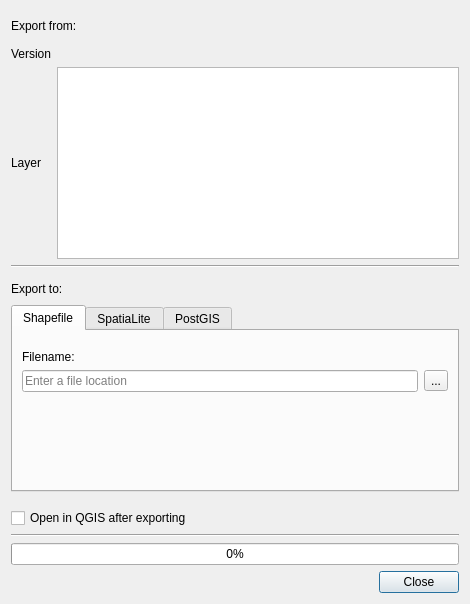
<?xml version="1.0" encoding="UTF-8"?>
<ui version="4.0">
 <class>ExportDialog</class>
 <widget class="QDialog" name="ExportDialog">
  <property name="geometry">
   <rect>
    <x>0</x>
    <y>0</y>
    <width>470</width>
    <height>604</height>
   </rect>
  </property>
  <property name="minimumSize">
   <size>
    <width>0</width>
    <height>540</height>
   </size>
  </property>
  <property name="maximumSize">
   <size>
    <width>900</width>
    <height>967</height>
   </size>
  </property>
  <property name="windowTitle">
   <string>Export</string>
  </property>
  <layout class="QVBoxLayout" name="verticalLayout_3">
   <item>
    <widget class="QWidget" name="exportWidget" native="true">
     <property name="styleSheet">
      <string>#fileImportHelp {
   color: blue;
}</string>
     </property>
     <layout class="QVBoxLayout" name="verticalLayout_4">
      <property name="margin">
       <number>0</number>
      </property>
      <item>
       <layout class="QHBoxLayout" name="horizontalLayout_15">
        <item>
         <widget class="QLabel" name="label">
          <property name="sizePolicy">
           <sizepolicy hsizetype="Fixed" vsizetype="Preferred">
            <horstretch>0</horstretch>
            <verstretch>0</verstretch>
           </sizepolicy>
          </property>
          <property name="minimumSize">
           <size>
            <width>0</width>
            <height>30</height>
           </size>
          </property>
          <property name="maximumSize">
           <size>
            <width>16777215</width>
            <height>30</height>
           </size>
          </property>
          <property name="font">
           <font>
            <weight>50</weight>
            <bold>false</bold>
           </font>
          </property>
          <property name="text">
           <string>Export from:</string>
          </property>
         </widget>
        </item>
        <item>
         <spacer name="horizontalSpacer">
          <property name="orientation">
           <enum>Qt::Horizontal</enum>
          </property>
          <property name="sizeHint" stdset="0">
           <size>
            <width>40</width>
            <height>20</height>
           </size>
          </property>
         </spacer>
        </item>
       </layout>
      </item>
      <item>
       <layout class="QHBoxLayout" name="horizontalLayout_5">
        <item>
         <widget class="QLabel" name="label_13">
          <property name="minimumSize">
           <size>
            <width>40</width>
            <height>0</height>
           </size>
          </property>
          <property name="text">
           <string>Version</string>
          </property>
         </widget>
        </item>
        <item>
         <widget class="QWidget" name="exportSnapshotWidget" native="true">
          <property name="sizePolicy">
           <sizepolicy hsizetype="MinimumExpanding" vsizetype="Preferred">
            <horstretch>0</horstretch>
            <verstretch>0</verstretch>
           </sizepolicy>
          </property>
         </widget>
        </item>
       </layout>
      </item>
      <item>
       <layout class="QHBoxLayout" name="horizontalLayout_7">
        <item>
         <widget class="QLabel" name="label_14">
          <property name="minimumSize">
           <size>
            <width>40</width>
            <height>0</height>
           </size>
          </property>
          <property name="text">
           <string>Layer</string>
          </property>
         </widget>
        </item>
        <item>
         <widget class="QListWidget" name="layersList">
          <property name="selectionBehavior">
           <enum>QAbstractItemView::SelectRows</enum>
          </property>
         </widget>
        </item>
       </layout>
      </item>
      <item>
       <widget class="Line" name="line">
        <property name="orientation">
         <enum>Qt::Horizontal</enum>
        </property>
       </widget>
      </item>
      <item>
       <spacer name="verticalSpacer_9">
        <property name="orientation">
         <enum>Qt::Vertical</enum>
        </property>
        <property name="sizeType">
         <enum>QSizePolicy::Fixed</enum>
        </property>
        <property name="sizeHint" stdset="0">
         <size>
          <width>20</width>
          <height>5</height>
         </size>
        </property>
       </spacer>
      </item>
      <item>
       <layout class="QHBoxLayout" name="horizontalLayout_32">
        <item>
         <widget class="QLabel" name="label_19">
          <property name="text">
           <string>Export to:</string>
          </property>
         </widget>
        </item>
        <item>
         <spacer name="horizontalSpacer_18">
          <property name="orientation">
           <enum>Qt::Horizontal</enum>
          </property>
          <property name="sizeType">
           <enum>QSizePolicy::MinimumExpanding</enum>
          </property>
          <property name="sizeHint" stdset="0">
           <size>
            <width>150</width>
            <height>20</height>
           </size>
          </property>
         </spacer>
        </item>
       </layout>
      </item>
      <item>
       <widget class="QTabWidget" name="exportTypeWidget">
        <property name="cursor">
         <cursorShape>ArrowCursor</cursorShape>
        </property>
        <property name="tabPosition">
         <enum>QTabWidget::North</enum>
        </property>
        <property name="tabShape">
         <enum>QTabWidget::Rounded</enum>
        </property>
        <property name="currentIndex">
         <number>0</number>
        </property>
        <property name="usesScrollButtons">
         <bool>false</bool>
        </property>
        <widget class="QWidget" name="shapefile_2">
         <attribute name="title">
          <string>Shapefile</string>
         </attribute>
         <layout class="QVBoxLayout" name="verticalLayout_2">
          <item>
           <spacer name="verticalSpacer_18">
            <property name="orientation">
             <enum>Qt::Vertical</enum>
            </property>
            <property name="sizeType">
             <enum>QSizePolicy::Fixed</enum>
            </property>
            <property name="sizeHint" stdset="0">
             <size>
              <width>20</width>
              <height>10</height>
             </size>
            </property>
           </spacer>
          </item>
          <item>
           <widget class="QLabel" name="fileBrowserLabel_3">
            <property name="sizePolicy">
             <sizepolicy hsizetype="Preferred" vsizetype="Minimum">
              <horstretch>0</horstretch>
              <verstretch>0</verstretch>
             </sizepolicy>
            </property>
            <property name="minimumSize">
             <size>
              <width>0</width>
              <height>0</height>
             </size>
            </property>
            <property name="maximumSize">
             <size>
              <width>16777215</width>
              <height>16777215</height>
             </size>
            </property>
            <property name="font">
             <font>
              <weight>50</weight>
              <bold>false</bold>
             </font>
            </property>
            <property name="styleSheet">
             <string>#fileImportHelp {
   color: blue;
}</string>
            </property>
            <property name="text">
             <string>Filename:</string>
            </property>
           </widget>
          </item>
          <item>
           <layout class="QHBoxLayout" name="horizontalLayout_29">
            <item>
             <widget class="QLineEdit" name="exportFileBox">
              <property name="sizePolicy">
               <sizepolicy hsizetype="Expanding" vsizetype="Maximum">
                <horstretch>0</horstretch>
                <verstretch>0</verstretch>
               </sizepolicy>
              </property>
              <property name="minimumSize">
               <size>
                <width>250</width>
                <height>0</height>
               </size>
              </property>
              <property name="maximumSize">
               <size>
                <width>16777215</width>
                <height>16777215</height>
               </size>
              </property>
              <property name="styleSheet">
               <string>#fileImportHelp {
   color: blue;
}</string>
              </property>
              <property name="inputMask">
               <string/>
              </property>
              <property name="text">
               <string/>
              </property>
              <property name="placeholderText">
               <string>Enter a file location</string>
              </property>
             </widget>
            </item>
            <item>
             <widget class="QToolButton" name="selectExportFileButton">
              <property name="sizePolicy">
               <sizepolicy hsizetype="Fixed" vsizetype="Maximum">
                <horstretch>0</horstretch>
                <verstretch>0</verstretch>
               </sizepolicy>
              </property>
              <property name="minimumSize">
               <size>
                <width>0</width>
                <height>0</height>
               </size>
              </property>
              <property name="maximumSize">
               <size>
                <width>16777215</width>
                <height>16777215</height>
               </size>
              </property>
              <property name="styleSheet">
               <string>#fileImportHelp {
   color: blue;
}</string>
              </property>
              <property name="text">
               <string>...</string>
              </property>
             </widget>
            </item>
           </layout>
          </item>
          <item>
           <spacer name="verticalSpacer_19">
            <property name="orientation">
             <enum>Qt::Vertical</enum>
            </property>
            <property name="sizeHint" stdset="0">
             <size>
              <width>20</width>
              <height>40</height>
             </size>
            </property>
           </spacer>
          </item>
         </layout>
        </widget>
        <widget class="QWidget" name="spatialite_2">
         <attribute name="title">
          <string>SpatiaLite</string>
         </attribute>
         <layout class="QVBoxLayout" name="verticalLayout_10">
          <item>
           <spacer name="verticalSpacer_23">
            <property name="orientation">
             <enum>Qt::Vertical</enum>
            </property>
            <property name="sizeType">
             <enum>QSizePolicy::Fixed</enum>
            </property>
            <property name="sizeHint" stdset="0">
             <size>
              <width>20</width>
              <height>10</height>
             </size>
            </property>
           </spacer>
          </item>
          <item>
           <layout class="QHBoxLayout" name="horizontalLayout_36">
            <item>
             <widget class="QLabel" name="label_17">
              <property name="styleSheet">
               <string>#fileImportHelp {
   color: blue;
}</string>
              </property>
              <property name="text">
               <string>database:</string>
              </property>
             </widget>
            </item>
            <item>
             <widget class="QLineEdit" name="spatialiteFileBox">
              <property name="minimumSize">
               <size>
                <width>0</width>
                <height>0</height>
               </size>
              </property>
              <property name="styleSheet">
               <string>#fileImportHelp {
   color: blue;
}</string>
              </property>
              <property name="placeholderText">
               <string>database.sqlite</string>
              </property>
             </widget>
            </item>
           </layout>
          </item>
          <item>
           <layout class="QHBoxLayout" name="horizontalLayout_37">
            <item>
             <widget class="QLabel" name="label_18">
              <property name="styleSheet">
               <string>#fileImportHelp {
   color: blue;
}</string>
              </property>
              <property name="text">
               <string>user:</string>
              </property>
             </widget>
            </item>
            <item>
             <widget class="QLineEdit" name="spatialiteUserBox">
              <property name="minimumSize">
               <size>
                <width>0</width>
                <height>0</height>
               </size>
              </property>
              <property name="styleSheet">
               <string>#fileImportHelp {
   color: blue;
}</string>
              </property>
              <property name="placeholderText">
               <string>user</string>
              </property>
             </widget>
            </item>
           </layout>
          </item>
          <item>
           <spacer name="verticalSpacer_24">
            <property name="orientation">
             <enum>Qt::Vertical</enum>
            </property>
            <property name="sizeHint" stdset="0">
             <size>
              <width>20</width>
              <height>40</height>
             </size>
            </property>
           </spacer>
          </item>
         </layout>
        </widget>
        <widget class="QWidget" name="postgis_2">
         <attribute name="title">
          <string>PostGIS</string>
         </attribute>
         <layout class="QVBoxLayout" name="verticalLayout_11">
          <item>
           <spacer name="verticalSpacer_25">
            <property name="orientation">
             <enum>Qt::Vertical</enum>
            </property>
            <property name="sizeType">
             <enum>QSizePolicy::Fixed</enum>
            </property>
            <property name="sizeHint" stdset="0">
             <size>
              <width>20</width>
              <height>10</height>
             </size>
            </property>
           </spacer>
          </item>
          <item>
           <layout class="QHBoxLayout" name="horizontalLayout_40">
            <item>
             <widget class="QLabel" name="label_12">
              <property name="styleSheet">
               <string>#fileImportHelp {
   color: blue;
}</string>
              </property>
              <property name="text">
               <string>host:</string>
              </property>
             </widget>
            </item>
            <item>
             <widget class="QLineEdit" name="pgExportHostBox">
              <property name="styleSheet">
               <string>#fileImportHelp {
   color: blue;
}</string>
              </property>
              <property name="text">
               <string/>
              </property>
              <property name="placeholderText">
               <string>localhost</string>
              </property>
             </widget>
            </item>
            <item>
             <widget class="QLabel" name="label_20">
              <property name="styleSheet">
               <string>#fileImportHelp {
   color: blue;
}</string>
              </property>
              <property name="text">
               <string>port:</string>
              </property>
             </widget>
            </item>
            <item>
             <widget class="QLineEdit" name="pgExportPortBox">
              <property name="maximumSize">
               <size>
                <width>50</width>
                <height>16777215</height>
               </size>
              </property>
              <property name="styleSheet">
               <string>#fileImportHelp {
   color: blue;
}</string>
              </property>
              <property name="text">
               <string/>
              </property>
              <property name="placeholderText">
               <string>5432</string>
              </property>
             </widget>
            </item>
           </layout>
          </item>
          <item>
           <layout class="QHBoxLayout" name="horizontalLayout_41">
            <item>
             <widget class="QLabel" name="label_21">
              <property name="styleSheet">
               <string>#fileImportHelp {
   color: blue;
}</string>
              </property>
              <property name="text">
               <string>user:</string>
              </property>
             </widget>
            </item>
            <item>
             <widget class="QLineEdit" name="pgExportUserBox">
              <property name="styleSheet">
               <string>#fileImportHelp {
   color: blue;
}</string>
              </property>
              <property name="text">
               <string/>
              </property>
              <property name="placeholderText">
               <string>postgres</string>
              </property>
             </widget>
            </item>
            <item>
             <widget class="QLabel" name="label_22">
              <property name="styleSheet">
               <string>#fileImportHelp {
   color: blue;
}</string>
              </property>
              <property name="text">
               <string>password:</string>
              </property>
             </widget>
            </item>
            <item>
             <widget class="QLineEdit" name="pgExportPasswordBox">
              <property name="styleSheet">
               <string>#fileImportHelp {
   color: blue;
}</string>
              </property>
              <property name="text">
               <string/>
              </property>
              <property name="placeholderText">
               <string>postgres</string>
              </property>
             </widget>
            </item>
           </layout>
          </item>
          <item>
           <layout class="QHBoxLayout" name="horizontalLayout_42">
            <item>
             <widget class="QLabel" name="label_23">
              <property name="styleSheet">
               <string>#fileImportHelp {
   color: blue;
}</string>
              </property>
              <property name="text">
               <string>database:</string>
              </property>
             </widget>
            </item>
            <item>
             <widget class="QLineEdit" name="pgExportDatabaseBox">
              <property name="styleSheet">
               <string>#fileImportHelp {
   color: blue;
}</string>
              </property>
              <property name="text">
               <string/>
              </property>
              <property name="placeholderText">
               <string>database</string>
              </property>
             </widget>
            </item>
            <item>
             <widget class="QLabel" name="label_24">
              <property name="styleSheet">
               <string>#fileImportHelp {
   color: blue;
}</string>
              </property>
              <property name="text">
               <string>schema:</string>
              </property>
             </widget>
            </item>
            <item>
             <widget class="QLineEdit" name="pgExportSchemaBox">
              <property name="maximumSize">
               <size>
                <width>80</width>
                <height>16777215</height>
               </size>
              </property>
              <property name="styleSheet">
               <string>#fileImportHelp {
   color: blue;
}</string>
              </property>
              <property name="text">
               <string/>
              </property>
              <property name="placeholderText">
               <string>public</string>
              </property>
             </widget>
            </item>
           </layout>
          </item>
          <item>
           <layout class="QHBoxLayout" name="horizontalLayout_43">
            <item>
             <widget class="QLabel" name="label_25">
              <property name="styleSheet">
               <string>#fileImportHelp {
   color: blue;
}</string>
              </property>
              <property name="text">
               <string>table:</string>
              </property>
             </widget>
            </item>
            <item>
             <widget class="QLineEdit" name="pgExportTableBox">
              <property name="styleSheet">
               <string>#fileImportHelp {
   color: blue;
}</string>
              </property>
              <property name="text">
               <string/>
              </property>
              <property name="placeholderText">
               <string/>
              </property>
             </widget>
            </item>
           </layout>
          </item>
         </layout>
        </widget>
       </widget>
      </item>
      <item>
       <spacer name="verticalSpacer_3">
        <property name="orientation">
         <enum>Qt::Vertical</enum>
        </property>
        <property name="sizeType">
         <enum>QSizePolicy::Fixed</enum>
        </property>
        <property name="sizeHint" stdset="0">
         <size>
          <width>20</width>
          <height>10</height>
         </size>
        </property>
       </spacer>
      </item>
      <item>
       <widget class="QCheckBox" name="openLayerCheckbox">
        <property name="text">
         <string>Open in QGIS after exporting</string>
        </property>
       </widget>
      </item>
      <item>
       <widget class="Line" name="line_4">
        <property name="orientation">
         <enum>Qt::Horizontal</enum>
        </property>
       </widget>
      </item>
      <item>
       <widget class="QProgressBar" name="progressBarExport">
        <property name="value">
         <number>0</number>
        </property>
       </widget>
      </item>
      <item>
       <layout class="QHBoxLayout" name="horizontalLayout_6">
        <item>
         <spacer name="horizontalSpacer_6">
          <property name="orientation">
           <enum>Qt::Horizontal</enum>
          </property>
          <property name="sizeHint" stdset="0">
           <size>
            <width>40</width>
            <height>20</height>
           </size>
          </property>
         </spacer>
        </item>
        <item>
         <widget class="QDialogButtonBox" name="exportButtonBox">
          <property name="standardButtons">
           <set>QDialogButtonBox::Close</set>
          </property>
         </widget>
        </item>
       </layout>
      </item>
     </layout>
     <zorder>line</zorder>
     <zorder>progressBarExport</zorder>
     <zorder>verticalSpacer_9</zorder>
     <zorder>line_4</zorder>
     <zorder></zorder>
     <zorder>verticalSpacer_3</zorder>
     <zorder>exportTypeWidget</zorder>
     <zorder>openLayerCheckbox</zorder>
    </widget>
   </item>
  </layout>
 </widget>
 <resources/>
 <connections/>
</ui>
